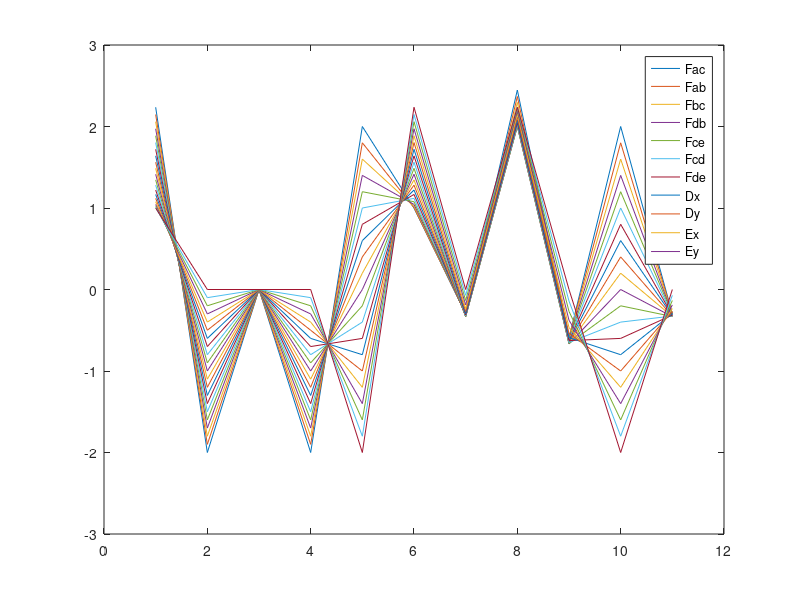

This chart was generated by the following MATLAB code:
%x = 1;
MatC = []
for x = 0:0.1:2
t1 = asin(x/sqrt(x^2+1^2));
t2 = asin(1/sqrt((2-x)^2+1));

MatA = [-cos(t2) -1	0	0	0	0	0	0	0	0	0	;
-sin(t2)	0	0	0	0	0	0	0	0	0	0	;
0	0	-1	0	0	0	0	0	0	0	0	;
0	1	0	-1	0	0	0	0	0	0	0	;
cos(t2)	0	0	0	-1	-sin(t1)	0	0	0	0	0	;
sin(t2)	0	1	0	0	-cos(t1)	0	0	0	0	0	;
0	0	0	1	0	-sin(t2)	0	1	0	0	0	;
0	0	0	0	0	-cos(t2)	-1	0	-1	0	0	;
0	0	0	0	-1	0	0	0	0	1	0	;
0	0	0	0	0	0	-1	0	0	0	1	;]

MatB = [0	;
-1	;
0	;
0	;
0	;
0	;
0	;
0	;
0	;
0	;
]
Force = MatA\MatB;

MatC = horzcat(MatC,Force)
end
plot(MatC)
legend('Fac','Fab','Fbc','Fdb','Fce','Fcd','Fde','Dx','Dy','Ex','Ey')

